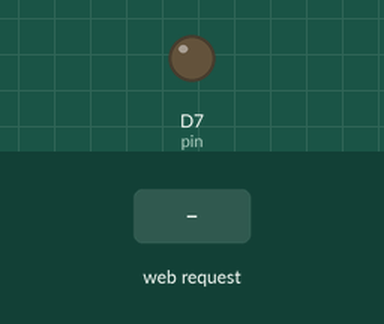
Recording of a sketch running on a simulated ESP8266 (NodeMCU). Parts: output pins drawn as LEDs (lit = HIGH). The test bench sets the inputs (shaded band). WiFi joins after 1.5 s; servers stay silent unless stated; what the sketch prints to the serial monitor is not drawn.

Above: at 2.7 s.
2.8 s: HTTP request GET /on received
At 3.9 s:
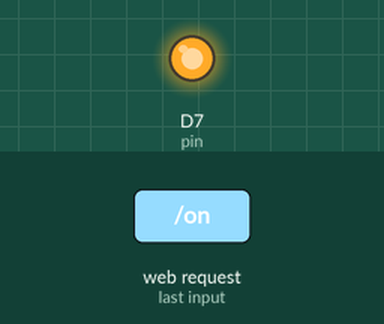
Timing chart, 0 to 5.8 s (numbered marks = the images above; inputs shaded):
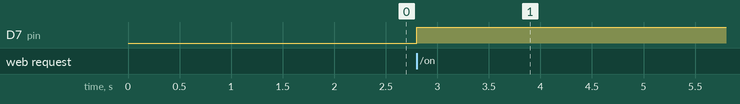

The sketch:

SimpleWiFiServer.ino
```cpp
/*
  WiFi Web Server LED Blink
  A simple web server that lets you blink an LED via the web.
  This sketch will print the IP address of your WiFi Shield (once connected)
  to the Serial monitor. From there, you can open that address in a web browser
  to turn on and off the LED on pin 5.
  If the IP address of your shield is yourAddress:
  http://yourAddress/H turns the LED on
  http://yourAddress/L turns it off
  This example is written for a network using WPA encryption. For
  WEP or WPA, change the Wifi.begin() call accordingly.
  Circuit:
   WiFi shield attached
   LED attached to pin 5

  created for arduino 25 Nov 2012
  by Tom Igoe
  ported for sparkfun esp32
  31.01.2017 by Jan Hendrik Berlin
*/

#include <ESP8266WiFi.h>
#include <Math.h>

const char* ssid = "TP-LINK_F6C454";
const char* password = "75576509";
const int pin = D7;

const int pResistor = A0;
int value;
int maxValue;
boolean called = false;

WiFiServer server(80);

void setup()
{
  pinMode(pResistor, INPUT);
  Serial.begin(115200);


  delay(10);

  // We start by connecting to a WiFi network

  Serial.println();
  Serial.println();
  Serial.print("Connecting to ");
  Serial.println(ssid);
  WiFi.begin(ssid, password);

  while (WiFi.status() != WL_CONNECTED) {
    delay(500);
    Serial.print(".");
  }

  Serial.println("");
  Serial.println("WiFi connected.");
  Serial.println("IP address: ");
  Serial.println(WiFi.localIP());

  server.begin();

}

void loop() {
  WiFiClient client = server.available();   // listen for incoming clients

  if (client) {                             // if you get a client,
    Serial.println("New Client.");           // print a message out the serial port
    String currentLine = "";                // make a String to hold incoming data from the client
    while (client.connected()) {            // loop while the client's connected
      if (client.available()) {             // if there's bytes to read from the client,
        char c = client.read();             // read a byte, then
        //Serial.write(c);                    // print it out the serial monitor
        if (c == '\n') {                    // if the byte is a newline character

          // if the current line is blank, you got two newline characters in a row.
          // that's the end of the client HTTP request, so send a response:
          if (currentLine.length() == 0) {
            Serial.println("current line is " + currentLine);

            break;
          } else {    // if you got a newline, then clear currentLine:
            currentLine = "";
          }
        } else if (c != '\r') {  // if you got anything else but a carriage return character,
          currentLine += c;      // add it to the end of the currentLine
        }

        if (!called) {
            called = true;
          if (currentLine.endsWith("GET /on")) {
            client = turnOn(client);

          }
          if (currentLine.endsWith("GET /off")) {
            client = turnOff(client);

          }
          if (currentLine.endsWith("GET /status")) {
            client = lightStatus(client);
          }
          called = false;
        }


      }
    }
    // close the connection:
    client.stop();
    Serial.println("Client Disconnected.");
  }
}

WiFiClient wrongInput(WiFiClient client) {
  // HTTP headers always start with a response code (e.g. HTTP/1.1 200 OK)
  // and a content-type so the client knows what's coming, then a blank line:
  client.println("HTTP/1.1 200 OK");
  client.println("Content-type:text/html");
  client.println();
  client.print("Wrong Link");
  // The HTTP response ends with another blank line:
  client.println();
  // break out of the while loop:
  return client;
}

WiFiClient lightStatus(WiFiClient client) {
  // HTTP headers always start with a response code (e.g. HTTP/1.1 200 OK)
  // and a content-type so the client knows what's coming, then a blank line:
  client.println("HTTP/1.1 200 OK");
  client.println("Content-type:text/html");
  client.println();

  value = normalization(analogRead(pResistor));
  client.println("{");
  client.println("\"sensorValue\":");
  client.print(value);
  client.println("}");

//  {
//  "status" : "online",
//  "sensorValue" : 97
//}

  // The HTTP response ends with another blank line:
  client.println();
  // break out of the while loop:
  return client;
}

WiFiClient turnOn(WiFiClient client) {
  pinMode(pin, OUTPUT);
  digitalWrite(pin, HIGH);
  delay(2000);
  //release
  pinMode(pin, INPUT);
  //delay(2000);

  // HTTP headers always start with a response code (e.g. HTTP/1.1 200 OK)
  // and a content-type so the client knows what's coming, then a blank line:
  client.println("HTTP/1.1 200 OK");
  client.println("Content-type:text/html");
  client.println();

  client.println("Lamp is online");
  //value = analogRead(pResistor);
  value = normalization(analogRead(pResistor));
  client.print(value);


  // The HTTP response ends with another blank line:
  client.println();
  // break out of the while loop:
  return client;

}

WiFiClient turnOff(WiFiClient client) {
  pinMode(pin, OUTPUT);
  digitalWrite(pin, HIGH);
  delay(2000);
  //release
  pinMode(pin, INPUT);
  //delay(2000);

  // HTTP headers always start with a response code (e.g. HTTP/1.1 200 OK)
  // and a content-type so the client knows what's coming, then a blank line:
  client.println("HTTP/1.1 200 OK");
  client.println("Content-type:text/html");
  client.println();

  client.println("Lamp is offline");
  //value = analogRead(pResistor);
  value = normalization(analogRead(pResistor));
  client.print(value);


  // The HTTP response ends with another blank line:
  client.println();
  // break out of the while loop:
  return client;

}

int normalization(int value) {
  if (value > maxValue) {
    maxValue = value;
  }
  if (maxValue <= 1 || value == 0) {
    return value;
  }
  int sign = 100;

  if (value < 0) {
    value = -value;
    sign = -100;
  }

  if (value > maxValue) {
    value = maxValue;
  }
  return log10(value + 1) / log10(maxValue) * sign;
}
```

Measured:
- after the input at 2.8 s, D7 (pin): LOW → HIGH at once
